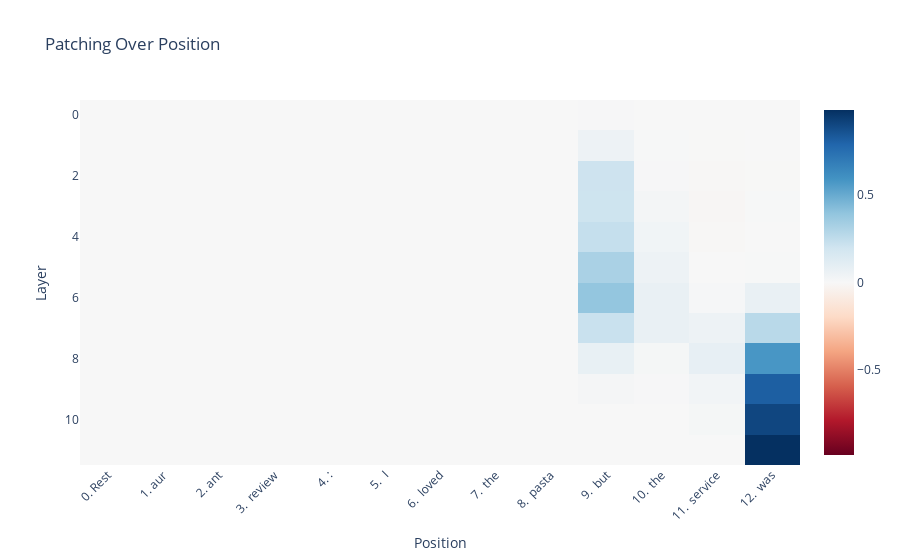

The notebook cell this image was saved under:
### Code cell
patching_results = []

for corrupted_grad, corrupted, clean in zip(
    corrupted_residual_grads, corrupted_residual_out, clean_residual_out
):

    residual_attr = einops.reduce(
        (corrupted_grad.value) * (clean.value - corrupted.value),
        "batch pos dim -> pos",
        "sum",
    )

    patching_results.append(
        residual_attr.detach().cpu().numpy()
    )

token_labels = [f"{i}. {model.tokenizer.decode(clean_tokens[0][i])}" for i in range(len(clean_tokens[0]))]

fig = px.imshow(
    patching_results,
    color_continuous_scale="RdBu",
    color_continuous_midpoint=0.0,
    title="Patching Over Position",
    # replace x axis with tokens at position
    x=token_labels
)

fig.update_layout(
    # rotate x axis labels
    xaxis_tickangle=-45,
    xaxis_title="Position",
    yaxis_title="Layer"
)

fig.show()

### Figure 1 — Plotly figure (JSON) as saved in the notebook; plotly's stock layout.template omitted (floating-point values rounded to 4 significant figures; data arrays with more than 128 entries replaced by an {"elided": "..."} marker saying what was removed)
{"data": [{"coloraxis": "coloraxis", "hovertemplate": "x: %{x}<br>y: %{y}<br>color: %{z}<extra></extra>", "name": "0", "type": "heatmap", "x": ["0. Rest", "1. aur", "2. ant", "3.  review", "4. :", "5.  I", "6.  loved", "7.  the", "8.  pasta", "9.  but", "10.  the", "11.  service", "12.  was"], "xaxis": "x", "yaxis": "y", "z": {"elided": "12x13 float values"}}], "layout": {"coloraxis": {"cmid": 0, "colorscale": [[0, "rgb(103,0,31)"], [0.1, "rgb(178,24,43)"], [0.2, "rgb(214,96,77)"], [0.3, "rgb(244,165,130)"], [0.4, "rgb(253,219,199)"], [0.5, "rgb(247,247,247)"], [0.6, "rgb(209,229,240)"], [0.7, "rgb(146,197,222)"], [0.8, "rgb(67,147,195)"], [0.9, "rgb(33,102,172)"], [1, "rgb(5,48,97)"]]}, "title": {"text": "Patching Over Position"}, "xaxis": {"anchor": "y", "constrain": "domain", "domain": [0, 1], "scaleanchor": "y", "tickangle": -45, "title": {"text": "Position"}}, "yaxis": {"anchor": "x", "autorange": "reversed", "constrain": "domain", "domain": [0, 1], "title": {"text": "Layer"}}}}
